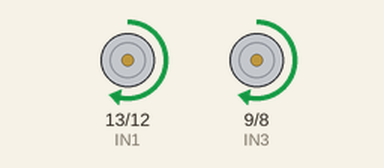
This sketch was run on a simulated Arduino Uno, built with avr-gcc and run on an emulated ATmega328P. Shown: motor-driver pin pairs drawn as motors (green arrow = first pin HIGH = forward, orange = second pin HIGH = backward, longer = more drive, scaled by the enable pin). At 1.1 s the program stops and its outputs stay as they are.

Above: at 0.1 s.
At 1.1 s:
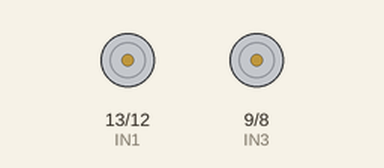
Timing chart, 0 to 2.6 s (numbered marks = the images above):
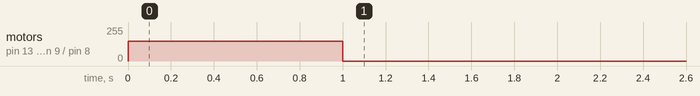

Measured:
- by itself, motor on pin 13 (IN1) / pin 12 (IN2), motor on pin 9 (IN3) / pin 8 (IN4): stopped → forward 150/255 at 0.00 s, → stopped 1.0 s later

The sketch:

ADJ.ino
```cpp
  #define IN1 13
  #define IN2 12
  #define IN3 9
  #define IN4 8
  #define PWMA 10
  #define PWMB 11
  #define S5 7
  #define S4 6
  #define S3 5
  #define S2 4
  #define S1 3
  int mid=150,adj=0;
  int s1,s2,s3,s4,s5;

  void setup()
  {
  pinMode(S1,INPUT);  pinMode(IN1,OUTPUT);
  pinMode(S2,INPUT);  pinMode(IN2,OUTPUT);
  pinMode(S3,INPUT);  pinMode(IN3,OUTPUT);
  pinMode(S4,INPUT);  pinMode(IN4,OUTPUT);
  pinMode(S5,INPUT);
  }
  /////
  void readSensor()//readSensor
  {
  s1=digitalRead(S1);
  s2=digitalRead(S2);
  s3=digitalRead(S3);
  s4=digitalRead(S4);
  s5=digitalRead(S5);
  // 0 to 1
  if(s1 == 1) {s1 = 0;} else {s1 = 1;}
  if(s2 == 1) {s2 = 0;} else {s2 = 1;}
  if(s3 == 1) {s3 = 0;} else {s3 = 1;}
  if(s4 == 1) {s4 = 0;} else {s4 = 1;}
  if(s5 == 1) {s5 = 0;} else {s5 = 1;}
  }
  /////
  void Control(int in1, int in2, int pwmA, int in3, int in4, int pwmB, int dl)//controlRobot
  {
    digitalWrite(IN1,in1);  digitalWrite(IN3,in3);
    digitalWrite(IN2,in2);  digitalWrite(IN4,in4);
    analogWrite(PWMA,pwmA); analogWrite(PWMB,pwmB);
    delay(dl);
  }
  /////
  void Forward(int T)
  {
    Control(1,0,mid+adj,1,0,mid-adj,T);
  }
  /////
  void Right(int T)
  {
    Control(1,0,mid+adj,0,1,mid-adj,T);
  }
  /////
  void Left(int T)
  {
    Control(0,1,mid+adj,1,0,mid-adj,T);
  }
  /////
  void Stop()
  {
    Control(0,0,0,0,0,0,100);
    while(true);
  }
  /////
  void TracklinesPID()
  {
    readSensor();
    if      (s3==1)
    {Control(1,0,mid+adj,1,0,mid-adj,100);}
    else if (s2==1)
    {Control(1,0,145+adj,1,0,155-adj,100);}
    else if (s4==1)
    {Control(1,0,155+adj,1,0,145-adj,100);}
    else if (s5==1)
    {Control(1,0,140+adj,1,0,160-adj,100);}
    else if (s1==1)
    {Control(1,0,160+adj,1,0,140-adj,100);}
    else
    {Stop();}
  }
  /////


  void loop ()
  {
   Forward(1000);
   Stop();
  }
```
